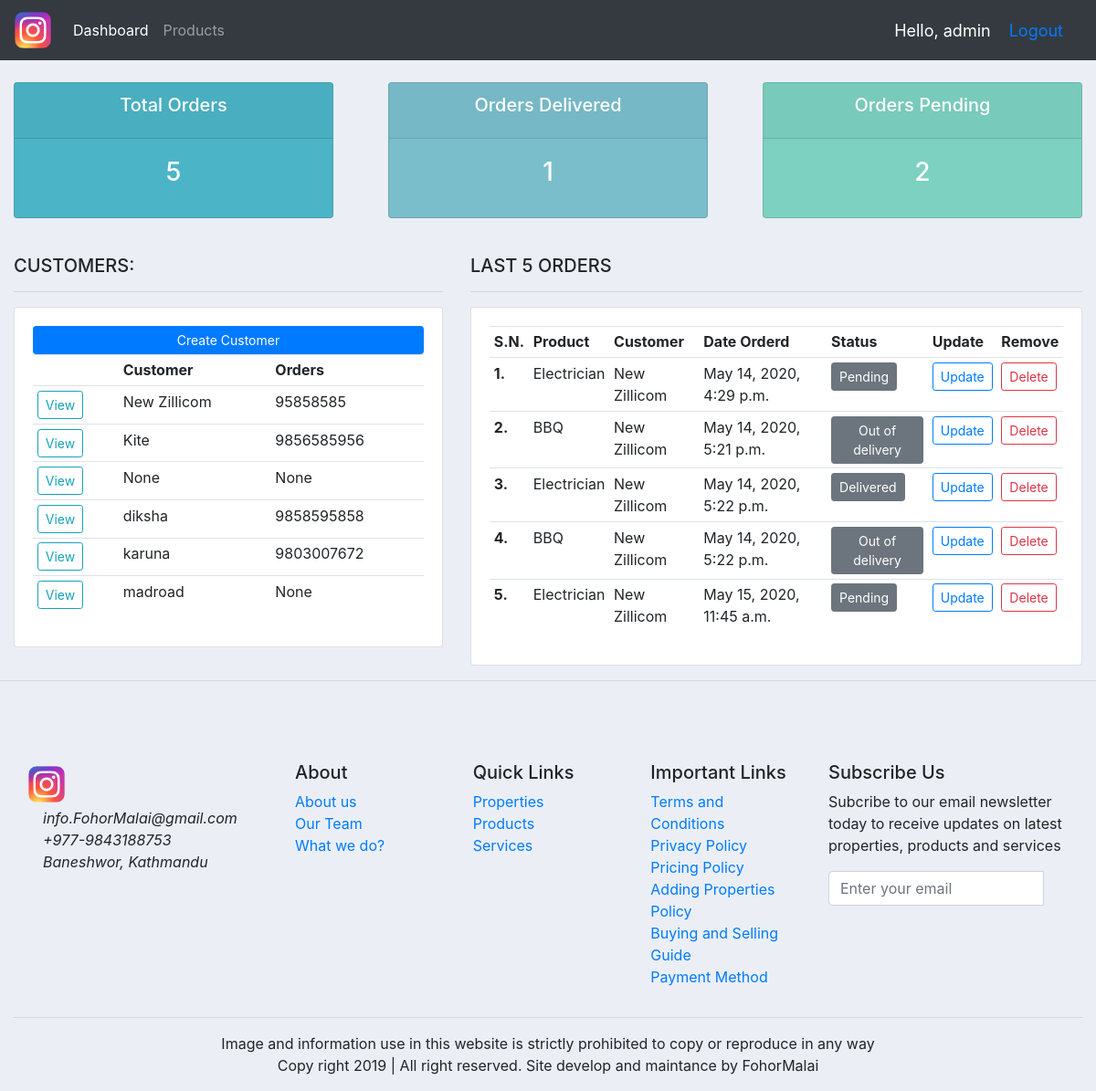
The app's page / (signed in) with its own data.
### accounts/models.py (models this page shows, shortened)
class  Customer(models.Model):
	user = models.OneToOneField(User, null = True, blank = True ,on_delete = models.CASCADE)
	name = models.CharField(max_length = 255, null=True)
	phone = models.CharField(max_length = 255, null=True)
	email = models.CharField(max_length = 255, null=True)
	profile_pic = models.ImageField(default = "anup.png", null = True, blank = True)
	date_created = models.DateTimeField(auto_now_add=True, null=True)
	def __str__(self):
		return self.name

class Order(models.Model):
	STATUS = (
				('Pending', 'Pending'),
				('Out of delivery', 'Out of delivery'),
				('Delivered', 'Delivered'),
			)
	customer = models.ForeignKey(Customer, null=True, on_delete = models.SET_NULL)
	product = models.ForeignKey(Product, null=True, on_delete = models.SET_NULL)
	date_created = models.DateTimeField(auto_now_add=True, null=True)
	status = models.CharField(max_length = 200, null=True, choices = STATUS)

class Product(models.Model):
	CATEGORY =(
				('Indoor','Indoor'),
				('Out Door','Out Door'),
				)
	name = models.CharField(max_length = 255, null=True)
	price = models.FloatField(null=True)
	category = models.CharField(max_length = 255, null=True, choices = CATEGORY)
	description = models.CharField(max_length = 255, null=True, blank = True)
	tags = models.ManyToManyField(Tag)
	date_created = models.DateTimeField(auto_now_add=True, null=True)
	def __str__(self):
		return self.name

### accounts/decorators.py (the view)
	def wrapper_func(request, *args, **kwargs):
		group = None
		if request.user.groups.exists():
			group = request.user.groups.all()[0].name
		if group == 'customer':
			return redirect('user-page')
		if group == 'admin':
			return views_func(request, *args, **kwargs)

### accounts/views.py (called while the page is built)
@login_required(login_url='login')
@admin_only
def home(request):
	orders = Order.objects.all()
	customers = Customer.objects.all()
	total_customers = customers.count()
	total_orders = orders.count()
	delivered = orders.filter(status = 'Delivered').count()
	pending = orders.filter(status = 'Pending').count()
	context = {
		'orders' : orders,
		'customers' : customers,
		'total_customers' : total_customers,
		'total_orders' : total_orders,
		'delivered' : delivered,
		'pending' : pending,
	}
	return render(request,'accounts/dashboard.html',context)

### accounts/templates/accounts/dashboard.html (shortened to what this page needs)
{% extends 'accounts/main.html' %}
{% block content %}
{% include 'accounts/status.html' %}
<div class="container-fluid mt-4">
	<div class="row">
		<div class="col-md-5">
			<h5>CUSTOMERS:</h5>
			<hr>
			<div class="card card-body">
				<a href="" class="btn btn-primary btn-sm btn-block">Create Customer</a>
				<table class="table table-sm">
					<tr>
						<th></th>
						<th>Customer</th>
						<th>Orders</th>
					</tr>
					{% for customer in customers%}
					<tr>
						<td><a href="{% url 'customer' customer.id%}" class="btn btn-sm btn-outline-info">View</a></td>
						<td>{{customer.name}}</td>
						<td>{{customer.phone}}</td>
					</tr>
					{% endfor %}
				</table>
			</div>
		</div>
		<div class="col-md-7">
			<h5>LAST 5 ORDERS</h5>
			<hr>
			<div class="card card-body">
				<table class="table table-sm">
					<tr>
						<th>S.N.</th>
						<th>Product</th>
						<th>Customer</th>
						<th>Date Orderd</th>
						<th>Status</th>
						<th>Update</th>
						<th>Remove</th>
					</tr>
					{% for order in orders%}
					<tr>
						<th scope="row">{{forloop.counter}}.</th>
						<td>{{order.product}}</td>
						<td>{{order.customer}}</td>
						<td>{{order.date_created}}</td>
						<td><button class="btn btn-sm btn-secondary">{{order.status}}</button></td>
						<td><a href="{% url 'update_order' order.id %}" class="btn btn-sm btn-outline-primary">Update</a></td>
						<td><a href="{% url 'delete_order' order.id %}" class="btn btn-sm btn-outline-danger" data-toggle="modal" data-target="#delete">Delete</a></td>
					</tr>
					{% endfor %}
				</table>
			</div>
		</div>
	</div>
</div>
{% endblock %}

### accounts/templates/accounts/main.html (shortened to what this page needs)
{% load static %}
<!DOCTYPE html>
<html>
<head>
	<link rel="stylesheet" href="https://stackpath.bootstrapcdn.com/bootstrap/4.3.1/css/bootstrap.min.css">
	<link rel="stylesheet" href="{% static '/css/main.css' %}">
</head>
<body>
		{% include 'accounts/navbar.html' %}
		{% block content %}
		{% endblock %}
	<hr>
	<footer class="page-footer pt-4">
		<div class="container-fluid">
			<div class="row  px-3  pt-5">
				<div class="col-md-3 col-6">
					<div class="title text-center">
						<img src="{% static 'images/1.png' %}" alt="" class="navbar-brand" id="logo" style="float: left !important;">
					</div>
					<ul class="list-unstyled">
						<li><i class="fa fa-envelope" aria-hidden="true"><span class="pl-3">info.FohorMalai@gmail.com</span></i></li>
						<li><i class="fa fa-phone" aria-hidden="true"><span class="pl-3">+977-9843188753</span></i></li>
						<li><i class="fa fa-address-book" aria-hidden="true"><span class="pl-3">Baneshwor, Kathmandu</span></i></li>
					</ul>
				</div>
				<div class="col-md-2 col-6">
					<div class="title">
						<h5>About</h5>
					</div>
					<div class="content">
						<ul class="list-unstyled">
							<li> <a href="#">About us</a></li>
							<li> <a href="#">Our Team</a></li>
							<li> <a href="#">What we do?</a></li>
						</ul>
					</div>
				</div>
				<div class="col-md-2 col-6">
					<div class="title">
						<h5>Quick Links</h5>
					</div>
					<div class="content">
						<ul class="list-unstyled">
							<li> <a href="#">Properties</a></li>
							<li> <a href="#">Products</a></li>
							<li> <a href="#">Services</a></li>
						</ul>
					</div>
				</div>
				<div class="col-md-2 col-6">
					<div class="title">
						<h5>Important Links</h5>
					</div>
					<div class="content">
						<ul class="list-unstyled">
							<li> <a href="#">Terms and Conditions</a></li>
							<li> <a href="#">Privacy Policy</a></li>
							<li> <a href="#">Pricing Policy</a></li>
							<li> <a href="#">Adding Properties Policy</a></li>
							<li> <a href="#">Buying and Selling Guide</a></li>
							<li> <a href="#">Payment Method</a></li>
						</ul>
					</div>
				</div>
				<div class="col-md-3">
					<div class="single">
						<div class="title">
							<h5>Subscribe Us</h5>
						</div>
						<div class="content">
							<p>Subcribe to our email newsletter today  to receive updates on latest properties, products and services
							</p>
							<form action="#">
								<div class="input-group">
									<input type="email" class="form-control" placeholder="Enter your email">
									<button class="btn btn-subscrive" type="submit">
									</button>
								</div>
							</form>
						</div>
					</div>
				</div>
			</div>
			<div class="row">
				<div class="col-md-12 text-center">
					<hr><p>Image and information use in this website is strictly prohibited to copy or reproduce in any way <br>
						Copy right 2019 | All right reserved. Site develop and maintance by FohorMalai
					</p>
				</div>
			</div>
		</div>
	</footer>
</body>
</html>

### accounts/templates/accounts/navbar.html (shortened to what this page needs)
{% load static %}
<nav class="navbar navbar-expand-lg navbar-dark bg-dark">
	<img src="{% static 'images/1.png' %}" alt="" class="navbar-brand" id="logo">
	<div class="collapse navbar-collapse" id="navbarNav">
		<ul class="navbar-nav">
			{% if request.user.is_staff %}
			<li class="nav-item active">
				<a class="nav-link" href="{% url 'home' %}">Dashboard</a>
			</li>
			<li class="nav-item">
				<a class="nav-link" href="{% url 'products' %}">Products</a>
			</li>
			{% else %}
			<li class="nav-item">
				<a href="{% url 'account' %}" class="nav-link">Settings</a>
			</li>
			{% endif %}
		</ul>
	</div>
	<span class="hello-msg">Hello, {{request.user}} </span>
	<span class="hello-msg"><a href="{% url 'logout' %}">Logout</a></span>
</nav>

### accounts/templates/accounts/status.html
<br>
<div class="row">
	<div class="col">
		<div class="col-md">
			<div class="card text-center text-white mb-3" id="total-orders">
				<div class="card-header">
					<h5 class="card-title">Total Orders</h5>
				</div>
				<div class="card-body">
					<h3 class="card-title">{{total_orders}}</h3>
				</div>
			</div>
		</div>
	</div>
	<div class="col">
		<div class="col-md">
			<div class="card text-center text-white mb-3" id="orders-delivered">
				<div class="card-header">
					<h5 class="card-title">Orders Delivered</h5>
				</div>
				<div class="card-body">
					<h3 class="card-title">{{delivered}}</h3>
				</div>
			</div>
		</div>
	</div>
	<div class="col">
		<div class="col-md">
			<div class="card text-center text-white mb-3" id="orders-pending">
				<div class="card-header">
					<h5 class="card-title">Orders Pending</h5>
				</div>
				<div class="card-body">
					<h3 class="card-title">{{pending}}</h3>
				</div>
			</div>
		</div>
	</div>
</div>

### static/css/main.css (style rules this page uses)
#logo { height: 50px; width: auto; }
body { background-color: #ebeff5; }
#total-orders { background-color: #4cb4c7; }
#orders-delivered { background-color: #7abecc; }
#orders-pending { background-color: #7CD1C0; }

### accounts/templates/accounts/navbar.html (style rules this page uses)
.hello-msg { font-size: 18px; color: #fff; margin-right: 20px; }

### records on screen
Customer: name "New Zillicom", phone "95858585"
Customer: name "Kite", phone "9856585956"
Customer: name "None", phone "None"
Customer: name "diksha", phone "9858595858"
Customer: name "karuna", phone "9803007672"
Customer: name "madroad", phone "None"
Order: product "Electrician", customer "New Zillicom", date_created "May 14, 2020, 4:29 p.m.", status "Pending"
Order: product "BBQ", customer "New Zillicom", date_created "May 14, 2020, 5:21 p.m.", status "Out of delivery"
Order: product "Electrician", customer "New Zillicom", date_created "May 14, 2020, 5:22 p.m.", status "Delivered"
Order: product "BBQ", customer "New Zillicom", date_created "May 14, 2020, 5:22 p.m.", status "Out of delivery"
Order: product "Electrician", customer "New Zillicom", date_created "May 15, 2020, 11:45 a.m.", status "Pending"

### other values on screen
{{ request.user }} "admin"
{{ total_orders }} "5"
{{ delivered }} "1"
{{ pending }} "2"
